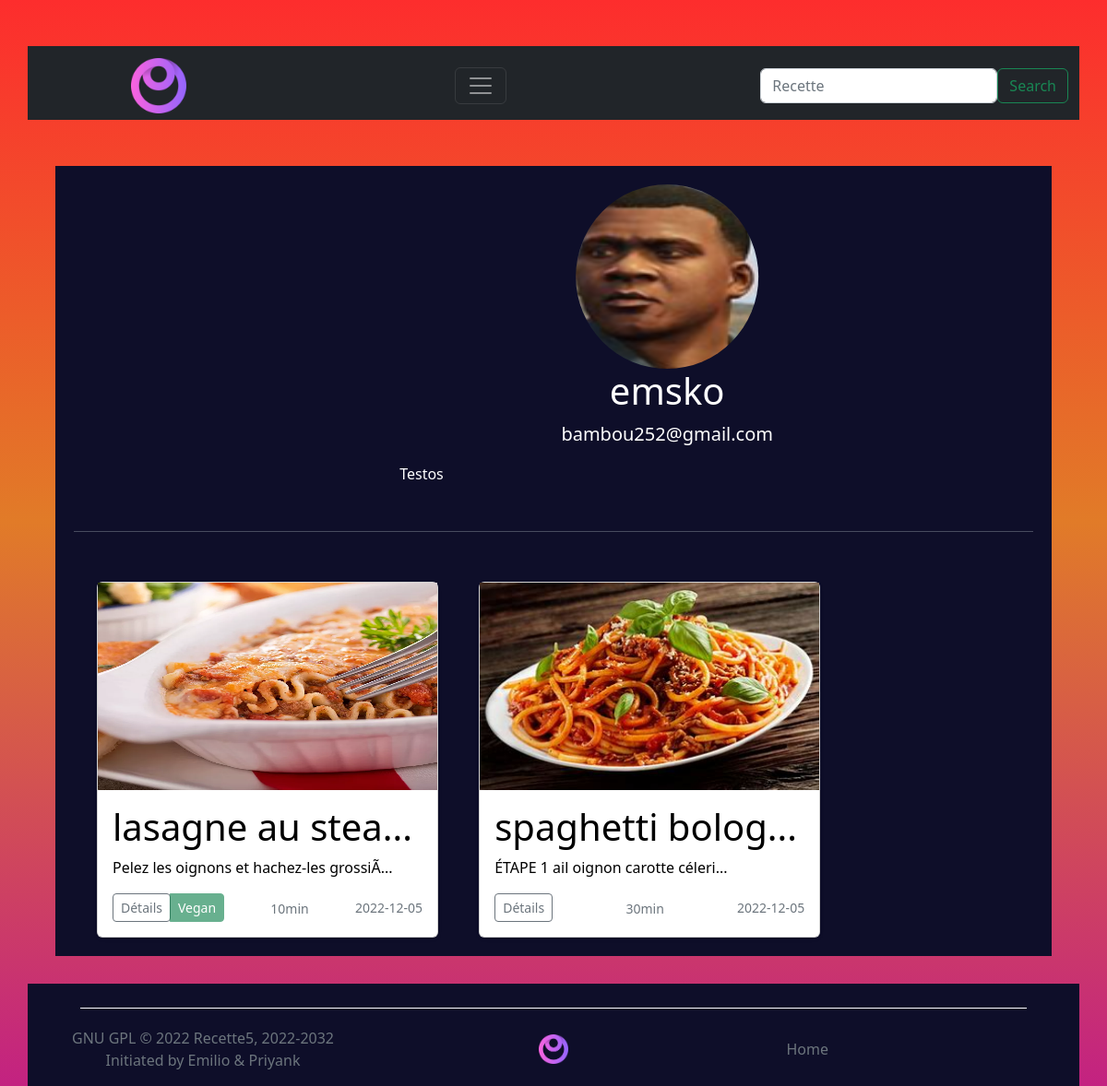
Page /index.php?module=profil&action=afficherProfilUtilisateur&idUtilisateur=16 on the committed database.
### tables this page shows
CREATE TABLE `Utilisateurs` (
  `idUtilisateur` bigint(20) UNSIGNED NOT NULL,
  `login` varchar(50) DEFAULT NULL,
  `mdp` varchar(200) DEFAULT NULL,
  `email` varchar(50) DEFAULT NULL,
  `idRole` bigint(20) UNSIGNED DEFAULT NULL,
  `photo` varchar(50) DEFAULT NULL,
  `description` varchar(500) DEFAULT NULL,
  `banni` tinyint(1) NOT NULL DEFAULT '0'
);

CREATE TABLE `photo` (
  `idPhoto` bigint(20) UNSIGNED NOT NULL,
  `photo` varchar(50) DEFAULT NULL,
  `idRecette` bigint(20) UNSIGNED DEFAULT NULL
);

CREATE TABLE `Recette` (
  `idRecette` bigint(20) UNSIGNED NOT NULL,
  `titre` varchar(50) DEFAULT NULL,
  `tpsPreparration` int(11) DEFAULT NULL,
  `datePublication` date DEFAULT NULL,
  `description` varchar(1000) DEFAULT NULL,
  `noteAnnexe` varchar(50) DEFAULT NULL,
  `vegan` tinyint(1) DEFAULT NULL,
  `idUtilisateur` bigint(20) UNSIGNED DEFAULT NULL
);

### module/mod_profil/mod_profil.php (called while the page is built, shortened)
<?php
    class ModProfil{
        public   function __construct() {
            $this->con=new ContProfil;
            $this->con->exec();
        }
    }
?>

### index.php (called while the page is built, shortened)
<?php
require_once('module/mod_profil/mod_profil.php');
$module = isset($_GET['module']) ? $_GET['module'] : 'rien' ;
switch ($module) {
      case "profil" :
        new ModProfil();
        break;
}
include_once('template.php');
?>

### module/mod_profil/modele_profil.php (called while the page is built, shortened)
<?php
    class ModeleProfil extends Connexion{
        public function profilId($pro){
            $bdd = parent::$bdd;
            $sth = $bdd->prepare("SELECT * from Utilisateurs where idUtilisateur = ?");
            $sth->execute(array($pro));
            $row = $sth->fetch();
            return $row;
        }
        public function touteRecetteUtilisateur(){
            $bdd=parent::$bdd;
            $sthh = $bdd->prepare('SELECT * from Recette natural join photo where idUtilisateur= ?') ;
            $sthh->execute(array($_GET['idUtilisateur']));
            $rows= $sthh->fetchAll();
            return $rows;
        }
    }
?>

### module/mod_profil/vue_profil.php (the view, shortened to what this page needs)
<?php
class VueProfil extends VueGenerique{
    public function afficherProfil($profil,$tabR){
        if($profil['photo'] == NULL)
            $photo = 'image/profil.png';
        else
            $photo = 'image/image_utilisateur/'.htmlspecialchars($profil['photo']);
        $pro = '
        <div class="rond" > ';
            $pro = $pro.
                '<div align="center">
                    <img align="center" alt="pp par defaut" src="'.$photo.'"></br>
                </div>
                <div align="center">
                    <h1>'.htmlspecialchars($profil['login']).'</h1>
                    <p class="lead">'.htmlspecialchars($profil['email']).'</p>
                </div>
                <div class="description">
                <p>'.htmlspecialchars($profil['description']).'</p>
                </div>
        </div>
        <hr class="my-4"> ';
        echo $pro;
          if($tabR == NULL){
            echo '<div align="center"><p class="text-muted">Aucune recette</p></div>';
          }else{
            foreach($tabR as $value){
              if($value['photo'] != NULL){
                $photo= $value['photo'];
             }
             else{
                $photo = 'plat.png';
             }
                echo'
              <div class="col">
               <div class="card shadow-sm">
                  <img src="image/image_recette/'.$photo.'"  width="100%" height="225">
                 <div class="card-body">
                 <h1 class="card-text">'.substr($value['titre'], 0, 15);
              if(strlen($value['titre']) > 15)
                 echo '...';
              echo '</h1><p class="card-text">'.substr($value['description'], 0, 39);
                if(strlen($value['description']) > 39)
                 echo '...';
                echo '</p>
                   <div class="d-flex justify-content-between align-items-center">
                     <div class="btn-group">
                      <a href="index.php?module=recette&action=afficherMaRecette&idRecette='.htmlspecialchars($value['idRecette']).'"><button type="button" class="btn btn-sm btn-outline-secondary">Détails</button></a>';
                      if($value['vegan'] == 1){
                        echo '<button type="button" class="btn btn-sm btn-success" disabled>Vegan</button>';
                     }
                       echo '</div>
                     <div class="text-group" color="black">
                     <small class="text-muted">';
                   echo (htmlspecialchars($value['tpsPreparration'])%60).'min</small>
                     </div>
                     <small class="text-muted">'.htmlspecialchars($value['datePublication']).'</small>
                   </div>
                 </div>
               </div>
             </div>  ';
            }
        }
      }
}
?>

### css.css (style rules this page uses)
.card-body p { color :black; }
.card-body h1 { color :black; }
.col { width: 400px; display: inline-block ; padding-top: 30px; margin-left: 10px; }
.rond img { min-width: 300px; max-width: 300px; min-height: 200px; max-height: 200px; clip-path:ellipse(33% 50%); }
.rond { color: rgb(255, 255, 255); width: 600px; margin-left: 33%; }
.description { padding-left: 10px; padding-bottom: 10px; }

### rows in the picture
utilisateurs: photo (picture), login "emsko", email "bambou252@gmail.com", description "Testos"
photo: photo (picture), idRecette.titre "lasagne au stea", idRecette.description "Pelez les oignons et hachez-les grossiÃ", shows "Vegan", htmlspecialchars($value['tpsPreparration'])%60 "10", idRecette.datePublication "2022-12-05"
photo: photo (picture), idRecette.titre "spaghetti bolog", idRecette.description "ÉTAPE 1 ail oignon carotte céleri", htmlspecialchars($value['tpsPreparration'])%60 "30", idRecette.datePublication "2022-12-05"
